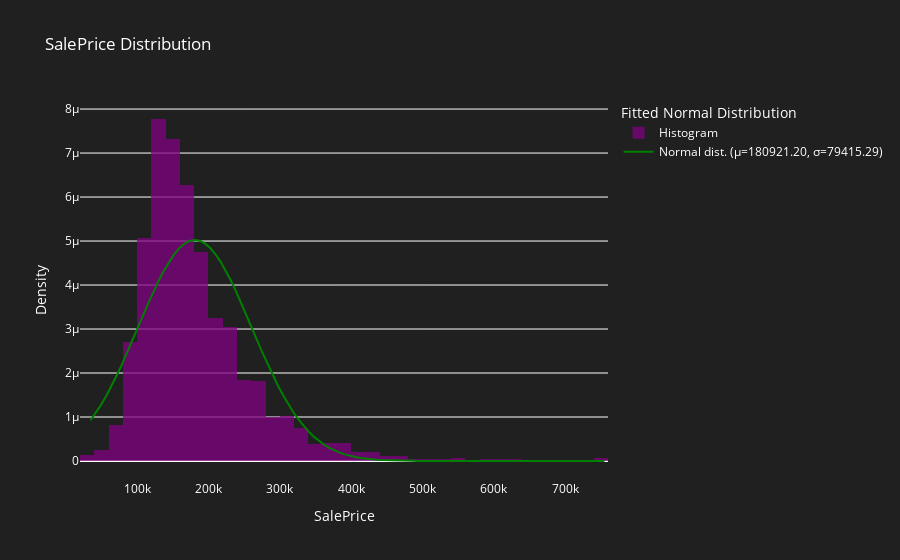
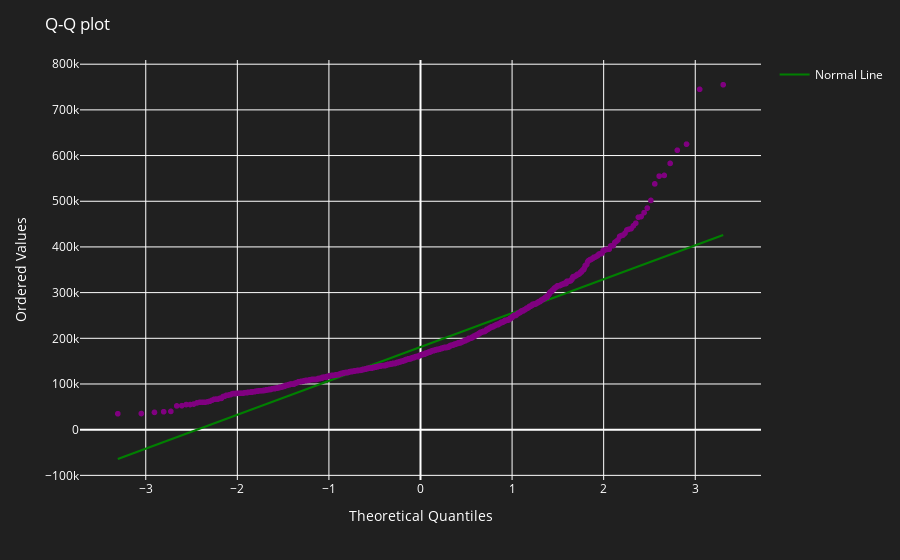

Notebook cell for these charts, in order:
### Markdown cell above
### Price graphs

### Code cell
import scipy.stats as stats

# Fit a normal distribution to the SalePrice data
mu, sigma = stats.norm.fit(df["SalePrice"])

# Create a histogram of the SalePrice column
hist_data = go.Histogram(
    x=df["SalePrice"],
    nbinsx=50,
    name="Histogram",
    opacity=0.75,
    histnorm="probability density",
    marker=dict(color="purple"),
)

# Calculate the normal distribution based on the fitted parameters
x_norm = np.linspace(df["SalePrice"].min(), df["SalePrice"].max(), 100)
y_norm = stats.norm.pdf(x_norm, mu, sigma)

# Create the normal distribution overlay
norm_data = go.Scatter(
    x=x_norm,
    y=y_norm,
    mode="lines",
    name=f"Normal dist. (μ={mu:.2f}, σ={sigma:.2f})",
    line=dict(color="green"),
)

# Combine the histogram and the overlay
fig = go.Figure(data=[hist_data, norm_data])

# Set the layout for the plot
fig.update_layout(
    title="SalePrice Distribution",
    xaxis_title="SalePrice",
    yaxis_title="Density",
    legend_title_text="Fitted Normal Distribution",
    plot_bgcolor="rgba(32, 32, 32, 1)",
    paper_bgcolor="rgba(32, 32, 32, 1)",
    font=dict(color="white"),
)

# Create a Q-Q plot
qq_data = stats.probplot(df["SalePrice"], dist="norm")
qq_fig = px.scatter(
    x=qq_data[0][0],
    y=qq_data[0][1],
    labels={"x": "Theoretical Quantiles", "y": "Ordered Values"},
    color_discrete_sequence=["purple"],
)
qq_fig.update_layout(
    title="Q-Q plot",
    plot_bgcolor="rgba(32, 32, 32, 1)",
    paper_bgcolor="rgba(32, 32, 32, 1)",
    font=dict(color="white"),
)

# Calculate the line of best fit
slope, intercept, r_value, p_value, std_err = stats.linregress(
    qq_data[0][0], qq_data[0][1]
)
line_x = np.array(qq_data[0][0])
line_y = intercept + slope * line_x

# Add the line of best fit to the Q-Q plot
line_data = go.Scatter(
    x=line_x, y=line_y, mode="lines", name="Normal Line", line=dict(color="green")
)

# Update the Q-Q plot with the normal line
qq_fig.add_trace(line_data)

# Show the plots
fig.show()
qq_fig.show()

# notebook credit: https://www.kaggle.com/code/serigne/stacked-regressions-top-4-on-leaderboard

### Figure 1 — Plotly figure (JSON) as saved in the notebook; plotly's stock layout.template omitted (floating-point values rounded to 4 significant figures; data arrays with more than 128 entries replaced by an {"elided": "..."} marker saying what was removed)
{"data": [{"histnorm": "probability density", "marker": {"color": "purple"}, "name": "Histogram", "nbinsx": 50, "opacity": 0.75, "type": "histogram", "x": {"elided": "1460 int values"}}, {"line": {"color": "green"}, "mode": "lines", "name": "Normal dist. (μ=180921.20, σ=79415.29)", "type": "scatter", "x": [34900, 42170.0, 49450.0, 56720.0, 63990.0, 71270.0, 78540.0, 85820.0, 93090.0, 100400.0, 107600.0, 114900.0, 122200.0, 129500.0, 136700.0, 144000.0, 151300.0, 158600.0, 165800.0, 173100.0, 180400.0, 187600.0, 194900.0, 202200.0, 209500.0, 216700.0, 224000.0, 231300.0, 238600.0, 245800.0, 253100.0, 260400.0, 267700.0, 274900.0, 282200.0, 289500.0, 296800.0, 304000.0, 311300.0, 318600.0, 325800.0, 333100.0, 340400.0, 347700.0, 354900.0, 362200.0, 369500.0, 376800.0, 384000.0, 391300.0, 398600.0, 405900.0, 413100.0, 420400.0, 427700.0, 435000.0, 442200.0, 449500.0, 456800.0, 464100.0, 471300.0, 478600.0, 485900.0, 493100.0, 500400.0, 507700.0, 515000.0, 522200.0, 529500.0, 536800.0, 544100.0, 551300.0, 558600.0, 565900.0, 573200.0, 580400.0, 587700.0, 595000.0, 602300.0, 609500.0, 616800.0, 624100.0, 631300.0, 638600.0, 645900.0, 653200.0, 660400.0, 667700.0, 675000.0, 682300.0, 689500.0, 696800.0, 704100.0, 711400.0, 718600.0, 725900.0, 733200.0, 740500.0, 747700.0, 755000], "y": [9.265e-07, 1.092e-06, 1.276e-06, 1.479e-06, 1.699e-06, 1.937e-06, 2.188e-06, 2.452e-06, 2.725e-06, 3.003e-06, 3.282e-06, 3.556e-06, 3.821e-06, 4.072e-06, 4.303e-06, 4.509e-06, 4.685e-06, 4.828e-06, 4.934e-06, 4.999e-06, 5.023e-06, 5.006e-06, 4.946e-06, 4.846e-06, 4.709e-06, 4.538e-06, 4.336e-06, 4.108e-06, 3.86e-06, 3.597e-06, 3.323e-06, 3.045e-06, 2.767e-06, 2.493e-06, 2.227e-06, 1.973e-06, 1.734e-06, 1.511e-06, 1.305e-06, 1.118e-06, 9.502e-07, 8.006e-07, 6.689e-07, 5.542e-07, 4.553e-07, 3.71e-07, 2.997e-07, 2.401e-07, 1.908e-07, 1.503e-07, 1.174e-07, 9.097e-08, 6.989e-08, 5.324e-08, 4.022e-08, 3.014e-08, 2.239e-08, 1.649e-08, 1.205e-08, 8.729e-09, 6.271e-09, 4.467e-09, 3.156e-09, 2.211e-09, 1.536e-09, 1.058e-09, 7.228e-10, 4.896e-10, 3.289e-10, 2.191e-10, 1.447e-10, 9.482e-11, 6.159e-11, 3.968e-11, 2.534e-11, 1.605e-11, 1.009e-11, 6.282e-12, 3.881e-12, 2.377e-12, 1.444e-12, 8.697e-13, 5.195e-13, 3.077e-13, 1.808e-13, 1.053e-13, 6.082e-14, 3.484e-14, 1.979e-14, 1.114e-14, 6.225e-15, 3.448e-15, 1.894e-15, 1.032e-15, 5.572e-16, 2.984e-16, 1.585e-16, 8.348e-17, 4.36e-17, 2.258e-17]}], "layout": {"font": {"color": "white"}, "legend": {"title": {"text": "Fitted Normal Distribution"}}, "paper_bgcolor": "rgba(32, 32, 32, 1)", "plot_bgcolor": "rgba(32, 32, 32, 1)", "title": {"text": "SalePrice Distribution"}, "xaxis": {"title": {"text": "SalePrice"}}, "yaxis": {"title": {"text": "Density"}}}}

### Figure 2 — Plotly figure (JSON) as saved in the notebook; plotly's stock layout.template omitted (floating-point values rounded to 4 significant figures; data arrays with more than 128 entries replaced by an {"elided": "..."} marker saying what was removed)
{"data": [{"hovertemplate": "Theoretical Quantiles=%{x}<br>Ordered Values=%{y}<extra></extra>", "legendgroup": "", "marker": {"color": "purple", "symbol": "circle"}, "mode": "markers", "name": "", "showlegend": false, "type": "scattergl", "x": {"elided": "1460 float values"}, "xaxis": "x", "y": {"elided": "1460 int values"}, "yaxis": "y"}, {"line": {"color": "green"}, "mode": "lines", "name": "Normal Line", "type": "scatter", "x": {"elided": "1460 float values"}, "y": {"elided": "1460 float values"}}], "layout": {"font": {"color": "white"}, "legend": {"tracegroupgap": 0}, "margin": {"t": 60}, "paper_bgcolor": "rgba(32, 32, 32, 1)", "plot_bgcolor": "rgba(32, 32, 32, 1)", "title": {"text": "Q-Q plot"}, "xaxis": {"anchor": "y", "domain": [0, 1], "title": {"text": "Theoretical Quantiles"}}, "yaxis": {"anchor": "x", "domain": [0, 1], "title": {"text": "Ordered Values"}}}}
